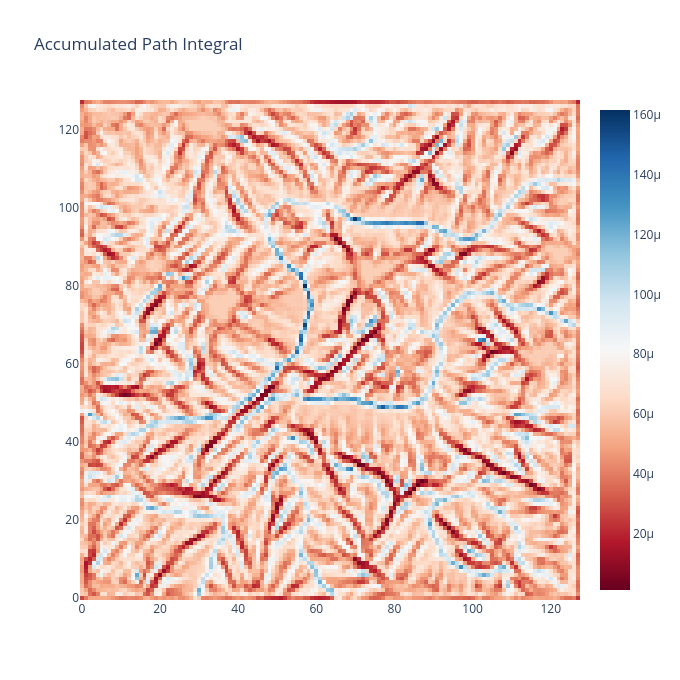

The notebook cell this image was saved under:
### Code cell
# plot accumulated path integral as heatmap for the example eroded heightmap:
gradient_field = torch.from_numpy(np.stack(np.gradient(eroded_height), axis=-1)).float()
distrib = precompute_distributions(gradient_field, act="softmax", temperature=0.01)
acc_integral = accumulated_path_integrals_edges(
    distrib, steps=4, evaporate=0.01, normalize=True, dtype=torch.float16
)
print(calculate_ITV(acc_integral, d=2.0 / height.shape[0]))
plot_acc_heatmap(acc_integral.cpu().numpy())

### Figure 1 — Plotly figure (JSON) as saved in the notebook; plotly's stock layout.template omitted (floating-point values rounded to 4 significant figures; data arrays with more than 128 entries replaced by an {"elided": "..."} marker saying what was removed)
{"data": [{"colorscale": [[0, "rgb(103,0,31)"], [0.1, "rgb(178,24,43)"], [0.2, "rgb(214,96,77)"], [0.3, "rgb(244,165,130)"], [0.4, "rgb(253,219,199)"], [0.5, "rgb(247,247,247)"], [0.6, "rgb(209,229,240)"], [0.7, "rgb(146,197,222)"], [0.8, "rgb(67,147,195)"], [0.9, "rgb(33,102,172)"], [1, "rgb(5,48,97)"]], "type": "heatmap", "z": {"elided": "128x128 float values"}}], "layout": {"height": 680, "title": {"text": "Accumulated Path Integral"}, "width": 680}}
